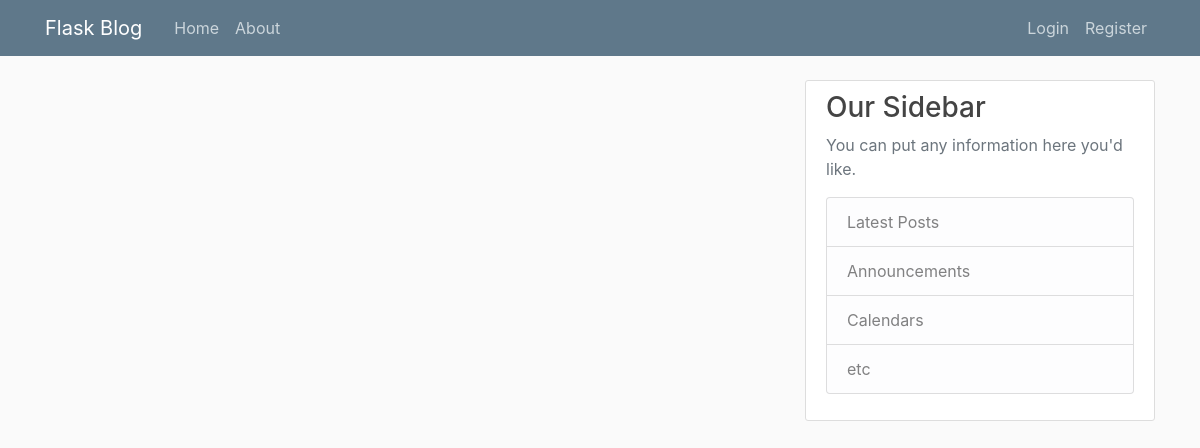
The app's page /home, older data.
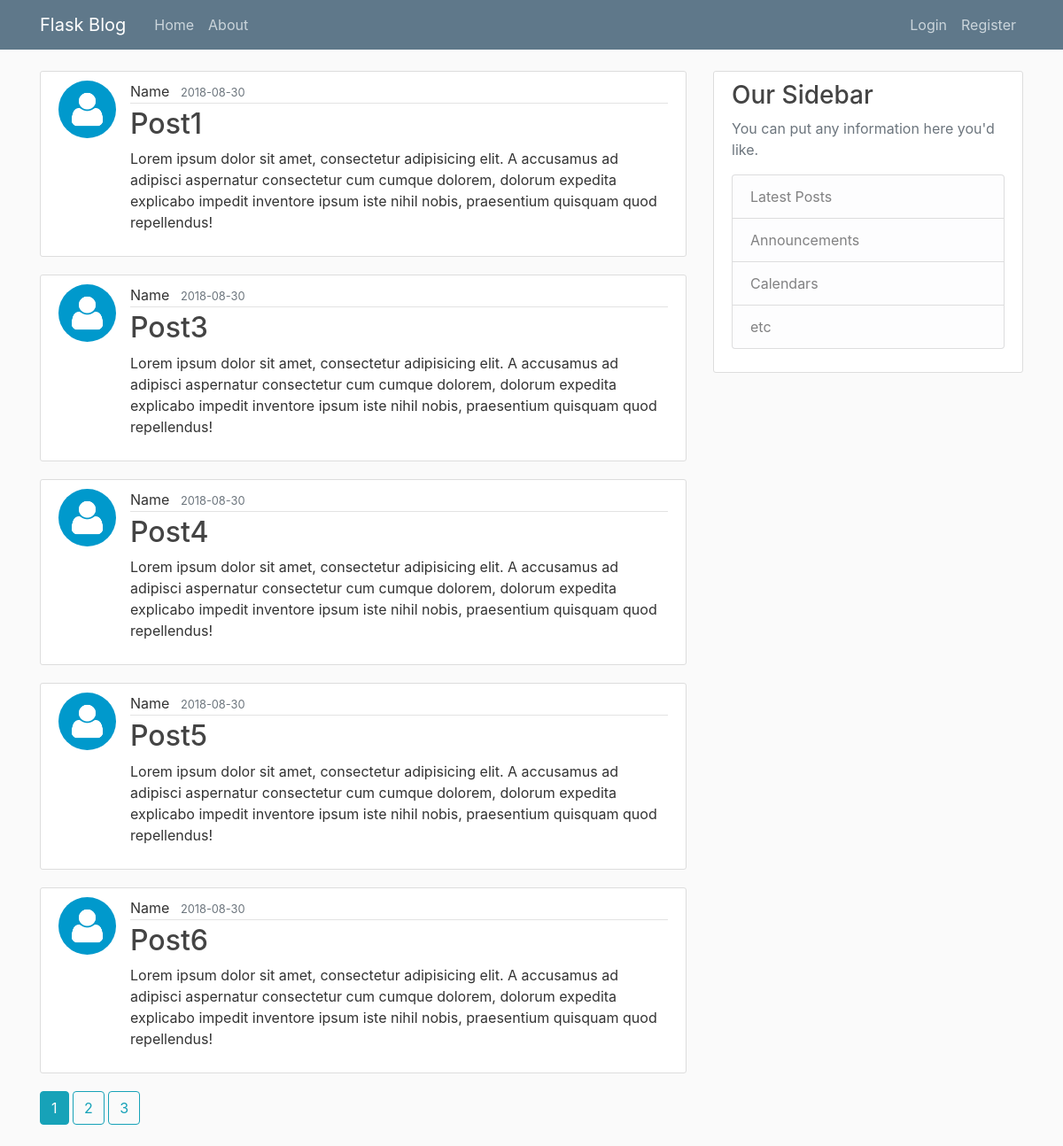
The same page, newer data.
### app/models.py (models this page shows, shortened)
class Post(db.Model):
    id = db.Column(db.Integer, primary_key=True)
    title = db.Column(db.String(100), nullable=False)
    date_posted = db.Column(db.DateTime, nullable=False, default=datetime.utcnow())
    content = db.Column(db.Text, nullable=False)
    user_id = db.Column(db.Integer, db.ForeignKey('user.id'), nullable=False)

class User(db.Model, UserMixin):
    id = db.Column(db.Integer, primary_key=True)
    username = db.Column(db.String(20), unique=True, nullable=False)
    email = db.Column(db.String(125), unique=True, nullable=False)
    image_file = db.Column(db.String(20), nullable=False, default='default.jpg')
    password = db.Column(db.String(60), nullable=False)
    posts = db.relationship('Post', backref='author', lazy=True)

### app/main/routes.py (the view)
@main.route("/")
@main.route("/home")
def home():
    page = request.args.get('page', 1, type=int)
    posts = Post.query.order_by(Post.date_posted.desc()).paginate(page=page, per_page=5)
    return render_template('home.html', posts=posts)

### app/templates/home.html
{% extends "layout.html" %}
{% block content %}
    {% for post in posts.items %}
        <article class="media content-section">
            <img class="rounded-circle article-img"
                 src="{{ url_for('static', filename='profile_pics/' + post.author.image_file) }}">
            <div class="media-body">
                <div class="article-metadata">
                    <a class="mr-2"
                       href="{{ url_for('users.user_posts', username=post.author.username) }}">{{ post.author.username }}</a>
                    <small class="text-muted">{{ post.date_posted.strftime('%Y-%m-%d') }}</small>
                </div>
                <h2><a class="article-title" href="{{ url_for('posts.post', post_id=post.id) }}">{{ post.title }}</a></h2>
                <p class="article-content">{{ post.content }}</p>
            </div>
        </article>
    {% endfor %}
    {% for page_num in posts.iter_pages(left_edge=1, right_edge=1, left_current=1, right_current=2) %}
        {% if page_num %}
            {% if posts.page == page_num %}
                <a class="btn btn-info mb-4" href="{{ url_for('main.home', page=page_num) }}">{{ page_num }}</a>
            {% else %}
                <a class="btn btn-outline-info mb-4" href="{{ url_for('main.home', page=page_num) }}">{{ page_num }}</a>
            {% endif %}
        {% else %}
            ...
        {% endif %}
    {% endfor %}
{% endblock content %}

Row changes from the older to the newer data that the page shows:
added Post: image_file (placeholder picture), author.username "Name", date_posted "2018-08-30", title "Post1", content "Lorem ipsum dolor sit amet, consectetur adipisicing elit. A accusamus ad adipisci aspernatur consectetur cum cumque dolorem, dolorum expedita explicabo impedit inventore ipsum iste nihil nobis, praesentium quisquam quod repellendus!"
added Post: image_file (placeholder picture), author.username "Name", date_posted "2018-08-30", title "Post3", content "Lorem ipsum dolor sit amet, consectetur adipisicing elit. A accusamus ad adipisci aspernatur consectetur cum cumque dolorem, dolorum expedita explicabo impedit inventore ipsum iste nihil nobis, praesentium quisquam quod repellendus!"
added Post: image_file (placeholder picture), author.username "Name", date_posted "2018-08-30", title "Post4", content "Lorem ipsum dolor sit amet, consectetur adipisicing elit. A accusamus ad adipisci aspernatur consectetur cum cumque dolorem, dolorum expedita explicabo impedit inventore ipsum iste nihil nobis, praesentium quisquam quod repellendus!"
added Post: image_file (placeholder picture), author.username "Name", date_posted "2018-08-30", title "Post5", content "Lorem ipsum dolor sit amet, consectetur adipisicing elit. A accusamus ad adipisci aspernatur consectetur cum cumque dolorem, dolorum expedita explicabo impedit inventore ipsum iste nihil nobis, praesentium quisquam quod repellendus!"
added Post: image_file (placeholder picture), author.username "Name", date_posted "2018-08-30", title "Post6", content "Lorem ipsum dolor sit amet, consectetur adipisicing elit. A accusamus ad adipisci aspernatur consectetur cum cumque dolorem, dolorum expedita explicabo impedit inventore ipsum iste nihil nobis, praesentium quisquam quod repellendus!"
Text that changed along with them:
new list line: "1"
new list line: "2"
new list line: "3"
